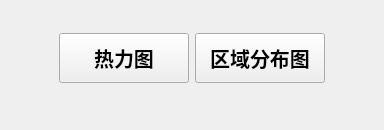
              <widget class="QWidget" name="page_heatmap">
               <layout class="QGridLayout" name="gridLayout_22">
                <property name="leftMargin">
                 <number>19</number>
                </property>
                <property name="topMargin">
                 <number>27</number>
                </property>
                <property name="rightMargin">
                 <number>19</number>
                </property>
                <property name="bottomMargin">
                 <number>47</number>
                </property>
                <item row="1" column="0">
                 <layout class="QHBoxLayout" name="horizontalLayout_16">
                  <item>
                   <spacer name="horizontalSpacer_37">
                    <property name="orientation">
                     <enum>Qt::Horizontal</enum>
                    </property>
                    <property name="sizeHint" stdset="0">
                     <size>
                      <width>40</width>
                      <height>20</height>
                     </size>
                    </property>
                   </spacer>
                  </item>
                  <item>
                   <widget class="QToolButton" name="pushButton_heatmap">
                    <property name="minimumSize">
                     <size>
                      <width>130</width>
                      <height>50</height>
                     </size>
                    </property>
                    <property name="maximumSize">
                     <size>
                      <width>130</width>
                      <height>50</height>
                     </size>
                    </property>
                    <property name="font">
                     <font>
                      <family>微软雅黑</family>
                      <pointsize>15</pointsize>
                      <weight>75</weight>
                      <italic>false</italic>
                      <bold>true</bold>
                     </font>
                    </property>
                    <property name="styleSheet">
                     <string notr="true"/>
                    </property>
                    <property name="text">
                     <string>热力图</string>
                    </property>
                    <property name="checkable">
                     <bool>true</bool>
                    </property>
                    <property name="checked">
                     <bool>false</bool>
                    </property>
                   </widget>
                  </item>
                  <item>
                   <widget class="QToolButton" name="pushButton_regioncnt">
                    <property name="minimumSize">
                     <size>
                      <width>130</width>
                      <height>50</height>
                     </size>
                    </property>
                    <property name="maximumSize">
                     <size>
                      <width>130</width>
                      <height>50</height>
                     </size>
                    </property>
                    <property name="font">
                     <font>
                      <family>微软雅黑</family>
                      <pointsize>15</pointsize>
                      <weight>75</weight>
                      <italic>false</italic>
                      <bold>true</bold>
                     </font>
                    </property>
                    <property name="styleSheet">
                     <string notr="true"/>
                    </property>
                    <property name="text">
                     <string>区域分布图</string>
                    </property>
                    <property name="checkable">
                     <bool>true</bool>
                    </property>
                    <property name="checked">
                     <bool>false</bool>
                    </property>
                   </widget>
                  </item>
                  <item>
                   <spacer name="horizontalSpacer_38">
                    <property name="orientation">
                     <enum>Qt::Horizontal</enum>
                    </property>
                    <property name="sizeHint" stdset="0">
                     <size>
                      <width>40</width>
                      <height>20</height>
                     </size>
                    </property>
                   </spacer>
                  </item>
                 </layout>
                </item>
                <item row="0" column="0">
                 <widget class="QStackedWidget" name="stackedWidget_heatmap">
                  <widget class="DefectheatmapclassifyWidget" name="widget_heatmap"/>
                  <widget class="RegionCntBarChartWidget" name="widget_regioncnt"/>
                 </widget>
                </item>
               </layout>
              </widget>
